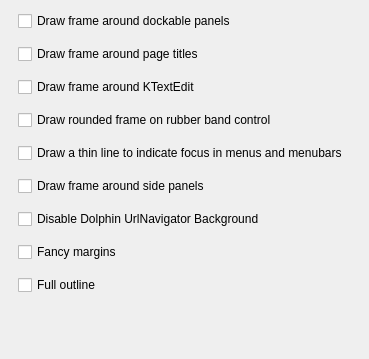
     <widget class="QWidget" name="Frames">
      <attribute name="title">
       <string>Frames</string>
      </attribute>
      <layout class="QVBoxLayout" name="verticalLayout_3">
       <item>
        <layout class="QVBoxLayout" name="verticalLayout_6">
         <property name="spacing">
          <number>13</number>
         </property>
         <property name="leftMargin">
          <number>7</number>
         </property>
         <property name="topMargin">
          <number>0</number>
         </property>
         <property name="rightMargin">
          <number>10</number>
         </property>
         <property name="bottomMargin">
          <number>13</number>
         </property>
         <item>
          <widget class="QCheckBox" name="_dockWidgetDrawFrame">
           <property name="toolTip">
            <string>When enabled, disables Dolphin sidebar transparency</string>
           </property>
           <property name="text">
            <string>Draw frame around dockable panels</string>
           </property>
          </widget>
         </item>
         <item>
          <widget class="QCheckBox" name="_titleWidgetDrawFrame">
           <property name="text">
            <string>Draw frame around page titles</string>
           </property>
          </widget>
         </item>
         <item>
          <widget class="QCheckBox" name="_kTextEditDrawFrame">
           <property name="text">
            <string>Draw frame around KTextEdit</string>
           </property>
          </widget>
         </item>
         <item>
          <widget class="QCheckBox" name="_roundedRubberBandFrame">
           <property name="toolTip">
            <string>This makes the selection rectangle frame rounded</string>
           </property>
           <property name="text">
            <string>Draw rounded frame on rubber band control</string>
           </property>
          </widget>
         </item>
         <item>
          <widget class="QCheckBox" name="_menuItemDrawThinFocus">
           <property name="text">
            <string>Draw a thin line to indicate focus in menus and menubars</string>
           </property>
          </widget>
         </item>
         <item>
          <widget class="QCheckBox" name="_sidePanelDrawFrame">
           <property name="text">
            <string>Draw frame around side panels</string>
           </property>
          </widget>
         </item>
         <item>
          <widget class="QCheckBox" name="_disableDolphinUrlNavigatorBackground">
           <property name="text">
            <string>Disable Dolphin UrlNavigator Background</string>
           </property>
          </widget>
         </item>
         <item>
          <widget class="QCheckBox" name="_fancyMargins">
           <property name="text">
            <string>Fancy margins</string>
           </property>
          </widget>
         </item>
         <item>
          <widget class="QCheckBox" name="_fullOutline">
           <property name="text">
            <string>Full outline</string>
           </property>
          </widget>
         </item>
        </layout>
       </item>
       <item>
        <spacer name="verticalSpacer">
         <property name="orientation">
          <enum>Qt::Orientation::Vertical</enum>
         </property>
         <property name="sizeHint" stdset="0">
          <size>
           <width>20</width>
           <height>40</height>
          </size>
         </property>
        </spacer>
       </item>
      </layout>
     </widget>
